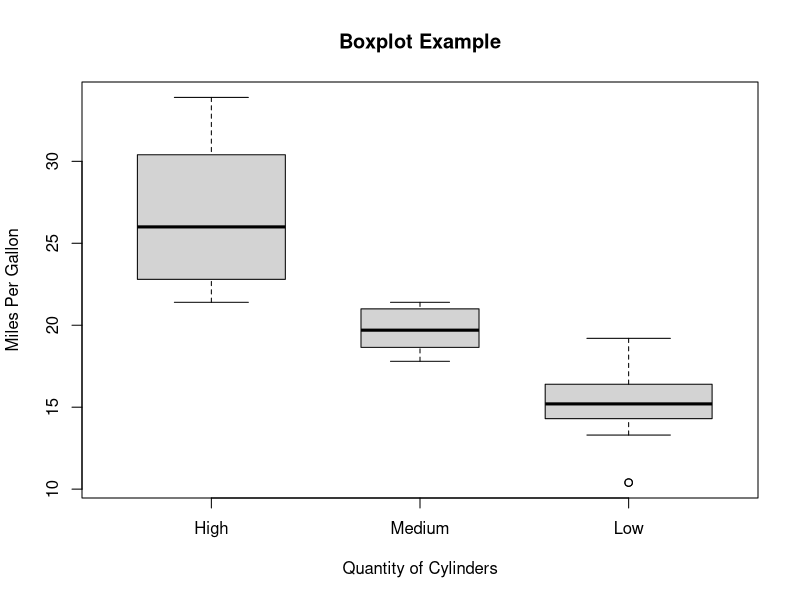

Source code (R):
boxplot(mpg ~ cyl, data = mtcars,   
        xlab = "Quantity of Cylinders",  
        ylab = "Miles Per Gallon",   
        main = "Boxplot Example",  
        notch = FALSE,  # Turn off notches
        varwidth = TRUE,   
        ccol = c("green", "yellow", "red"),  
        names = c("High", "Medium", "Low")  
)
